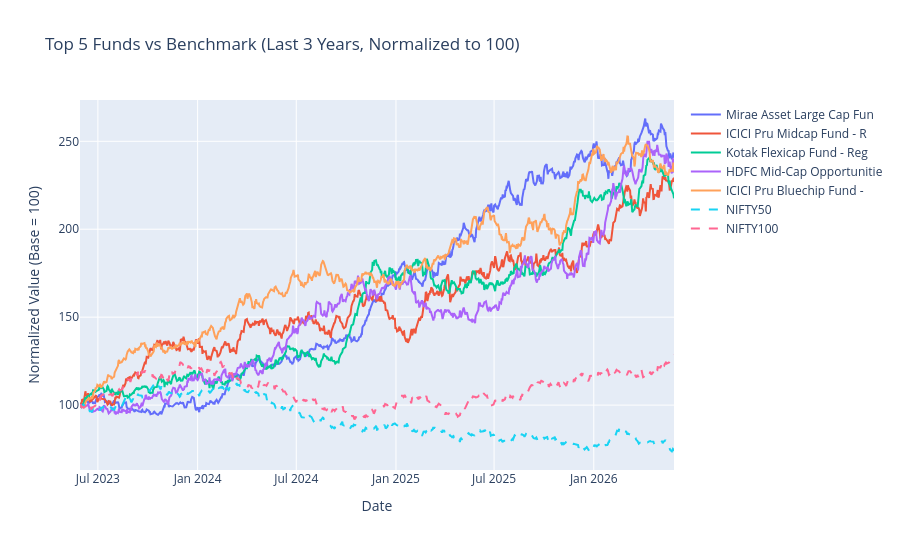

Notebook code cell kept with this figure:
### Markdown cell above
Benchmark Comparison Chart

### Code cell
# STEP 8: BENCHMARK COMPARISON CHART
# top 5 funds vs nifty 50 and nifty 100

print("creating benchmark comparison chart...")

# get top 5 funds by score
top5_codes = scorecard.head(5)['amfi_code'].tolist()

# filter to last 3 years
three_years_ago = nav_history['date'].max() - pd.DateOffset(years=3)
nav_3yr = nav_history[
    (nav_history['amfi_code'].isin(top5_codes)) &
    (nav_history['date'] >= three_years_ago)
].copy()

# normalize to 100 at start
fig = go.Figure()

for code in top5_codes:
    fund_data = nav_3yr[nav_3yr['amfi_code'] == code].sort_values('date')
    fund_name = fund_master[fund_master['amfi_code'] == code]['scheme_name'].values[0][:25]
    
    start_nav = fund_data['nav'].iloc[0]
    fund_data['normalized'] = fund_data['nav'] / start_nav * 100
    
    fig.add_trace(go.Scatter(
        x=fund_data['date'],
        y=fund_data['normalized'],
        mode='lines',
        name=fund_name
    ))

# add benchmark indices
for index_name in ['NIFTY50', 'NIFTY100']:
    idx_data = benchmark[
        (benchmark['index_name'] == index_name) &
        (benchmark['date'] >= three_years_ago.strftime('%Y-%m-%d'))
    ].sort_values('date').copy()
    
    if len(idx_data) > 0:
        start_val = idx_data['close_value'].iloc[0]
        idx_data['normalized'] = idx_data['close_value'] / start_val * 100
        
        fig.add_trace(go.Scatter(
            x=idx_data['date'],
            y=idx_data['normalized'],
            mode='lines',
            name=index_name,
            line=dict(dash='dash', width=2)
        ))

fig.update_layout(
    title='Top 5 Funds vs Benchmark (Last 3 Years, Normalized to 100)',
    xaxis_title='Date',
    yaxis_title='Normalized Value (Base = 100)',
    height=550,
    hovermode='x unified'
)

# only save as html (no png needed)
fig.write_html('reports/11_benchmark_comparison.html')
fig.show()
print("chart saved!")

### Figure 1 — Plotly figure (JSON) as saved in the notebook; plotly's stock layout.template omitted (floating-point values rounded to 4 significant figures; data arrays with more than 128 entries replaced by an {"elided": "..."} marker saying what was removed)
{"data": [{"mode": "lines", "name": "Mirae Asset Large Cap Fun", "type": "scatter", "x": {"elided": "785 str values"}, "y": {"elided": "785 float values"}}, {"mode": "lines", "name": "ICICI Pru Midcap Fund - R", "type": "scatter", "x": {"elided": "785 str values"}, "y": {"elided": "785 float values"}}, {"mode": "lines", "name": "Kotak Flexicap Fund - Reg", "type": "scatter", "x": {"elided": "785 str values"}, "y": {"elided": "785 float values"}}, {"mode": "lines", "name": "HDFC Mid-Cap Opportunitie", "type": "scatter", "x": {"elided": "785 str values"}, "y": {"elided": "785 float values"}}, {"mode": "lines", "name": "ICICI Pru Bluechip Fund -", "type": "scatter", "x": {"elided": "785 str values"}, "y": {"elided": "785 float values"}}, {"line": {"dash": "dash", "width": 2}, "mode": "lines", "name": "NIFTY50", "type": "scatter", "x": {"elided": "785 str values"}, "y": {"elided": "785 float values"}}, {"line": {"dash": "dash", "width": 2}, "mode": "lines", "name": "NIFTY100", "type": "scatter", "x": {"elided": "785 str values"}, "y": {"elided": "785 float values"}}], "layout": {"height": 550, "hovermode": "x unified", "title": {"text": "Top 5 Funds vs Benchmark (Last 3 Years, Normalized to 100)"}, "xaxis": {"title": {"text": "Date"}}, "yaxis": {"title": {"text": "Normalized Value (Base = 100)"}}}}
